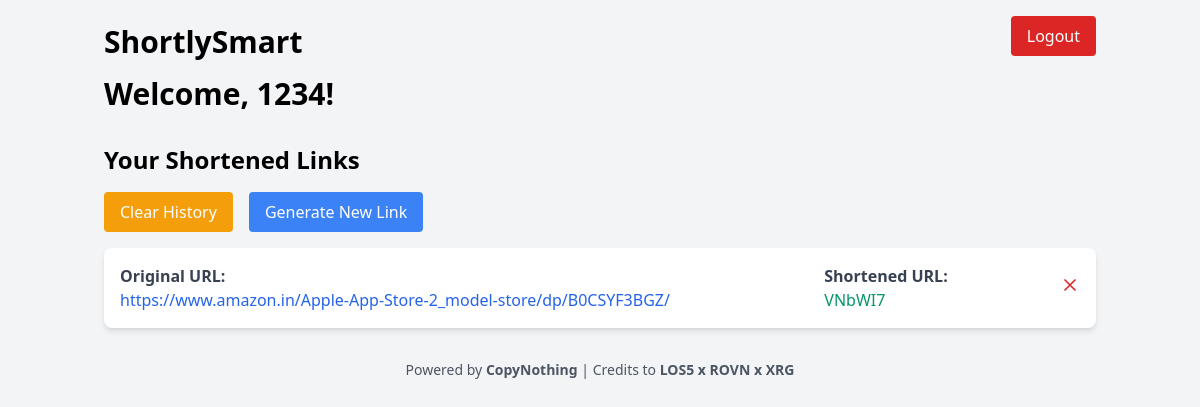
The page /dashboard (signed in) on the database its author committed.
### database.py (models this page shows, shortened)
class User(db.Model, UserMixin):
    id = db.Column(db.Integer, primary_key=True)
    username = db.Column(db.String(150), unique=True, nullable=False)
    password = db.Column(db.String(150), nullable=False)

class URLMapping(db.Model):
    id = db.Column(db.Integer, primary_key=True)
    short_url = db.Column(db.String(6), unique=True, nullable=False)
    long_url = db.Column(db.String(2048), nullable=False)
    user_id = db.Column(db.Integer, db.ForeignKey('user.id'), nullable=False)

### app.py (the view)
@app.route('/dashboard')
@login_required
def dashboard():
    user = current_user
    links = URLMapping.query.filter_by(user_id=user.id).all()
    return render_template('dashboard.html', links=links)

### app.py (called while the page is built)
@login_manager.user_loader
def load_user(user_id):
    return User.query.get(int(user_id))

### templates/dashboard.html (shortened to what this page needs)
<!DOCTYPE html>
<html lang="en">
<head>
    <link href="https://cdn.jsdelivr.net/npm/tailwindcss@2.2.19/dist/tailwind.min.css" rel="stylesheet">
</head>
<body class="bg-gray-100 font-sans antialiased">
    <div class="max-w-5xl mx-auto px-4 py-6 relative">
        <a href="{{ url_for('logout') }}" class="absolute top-4 right-4 inline-block bg-red-600 text-white px-4 py-2 rounded hover:bg-red-700 transition duration-300">Logout</a>
        <div class="flex justify-between items-center mb-4">
            <h1 class="text-3xl font-bold">ShortlySmart</h1>
        </div>
        <h1 class="text-3xl font-bold mb-4">Welcome, {{ current_user.username }}!</h1>
        <h2 class="text-2xl font-semibold mt-8 mb-4">Your Shortened Links</h2>
        <div class="flex space-x-4 mb-4">
        <form action="{{ url_for('clear_history') }}" method="post">
            <button type="submit" class="inline-block bg-yellow-500 text-white px-4 py-2 rounded hover:bg-blue-700 transition duration-300">Clear History</button>
        </form>
            <a href="{{ url_for('index') }}" class="inline-block bg-blue-500 text-white px-4 py-2 rounded hover:bg-blue-600 transition duration-300">Generate New Link</a>
        </div>
        <div class="bg-white shadow-md rounded-lg overflow-hidden">
            <ul class="divide-y divide-gray-200">
                {% for link in links %}
                    <li class="p-4 hover:bg-gray-100 transition duration-300">
                        <div class="flex justify-between items-center">
                            <div class="w-3/5">
                                <strong class="block text-gray-700">Original URL:</strong>
                                <a href="{{ link.long_url }}" target="_blank" class="text-blue-600 hover:underline">{{ link.long_url }}</a>
                            </div>
                            <div class="ml-4">
                                <strong class="block text-gray-700">Shortened URL:</strong>
                                <a href="{{ url_for('redirect_url', short_url=link.short_url) }}" target="_blank" class="text-green-600 hover:underline">{{ link.short_url }}</a>
                            </div>
                            <div>
                                <button onclick="deleteLink('{{ link.short_url }}')" class="text-red-600 hover:text-red-800">
                                    <svg xmlns="http://www.w3.org/2000/svg" class="h-5 w-5" fill="none" viewBox="0 0 24 24" stroke="currentColor">
                                        <path stroke-linecap="round" stroke-linejoin="round" stroke-width="2" d="M6 18L18 6M6 6l12 12"/>
                                    </svg>
                                </button>
                            </div>
                        </div>
                    </li>
                {% endfor %}
            </ul>
        </div>
        <div class="mt-8 text-center text-sm text-gray-600">
            <p>Powered by <strong>CopyNothing</strong> | Credits to <strong><a href="https://lifeofsankar.me">LOS5</a> x <a href="https://rovn.me">ROVN</a> x <a href="https://xrg.systems">XRG</a></strong> </p>
        </div>
    </div>
</body>
</html>

### rows shown on the page
User: username "1234"
URLMapping: long_url "https://www.amazon.in/Apple-App-Store-2_model-store/dp/B0CSYF3BGZ/", short_url "VNbWI7"
